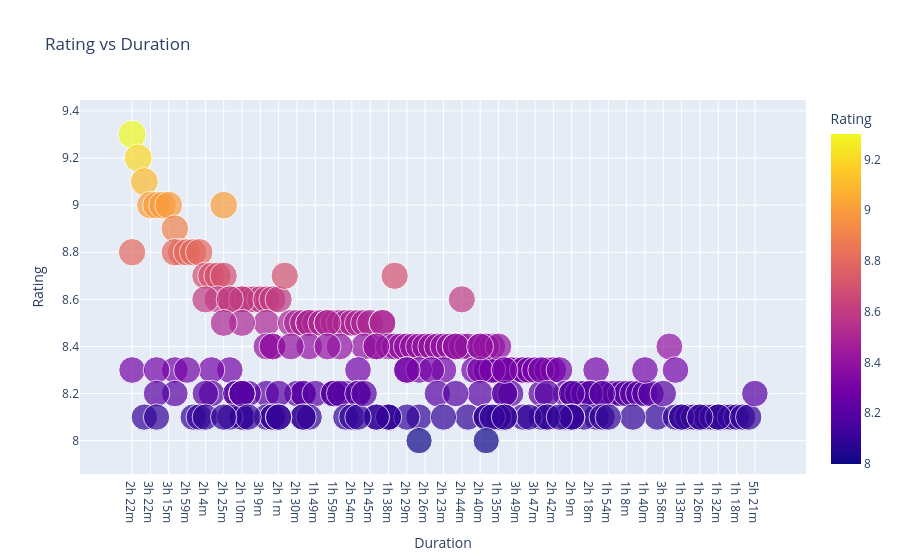

Notebook code for this chart:
### Code cell
fig = px.scatter(
    df,
    x="Duration",
    y="Rating",
    hover_name="Title",
    color="Rating",
    size="Rating",
    title="Rating vs Duration"
)

fig.show()

### Figure 1 — Plotly figure (JSON) as saved in the notebook; plotly's stock layout.template omitted (floating-point values rounded to 4 significant figures; data arrays with more than 128 entries replaced by an {"elided": "..."} marker saying what was removed)
{"data": [{"hovertemplate": "<b>%{hovertext}</b><br><br>Duration=%{x}<br>Rating=%{marker.color}<extra></extra>", "hovertext": {"elided": "250 str values"}, "legendgroup": "", "marker": {"color": {"elided": "250 float values"}, "coloraxis": "coloraxis", "size": {"elided": "250 float values"}, "sizemode": "area", "sizeref": 0.02325, "symbol": "circle"}, "mode": "markers", "name": "", "orientation": "v", "showlegend": false, "type": "scatter", "x": {"elided": "250 str values"}, "xaxis": "x", "y": {"elided": "250 float values"}, "yaxis": "y"}], "layout": {"coloraxis": {"colorbar": {"title": {"text": "Rating"}}, "colorscale": [[0, "#0d0887"], [0.1111, "#46039f"], [0.2222, "#7201a8"], [0.3333, "#9c179e"], [0.4444, "#bd3786"], [0.5556, "#d8576b"], [0.6667, "#ed7953"], [0.7778, "#fb9f3a"], [0.8889, "#fdca26"], [1, "#f0f921"]]}, "legend": {"itemsizing": "constant", "tracegroupgap": 0}, "title": {"text": "Rating vs Duration"}, "xaxis": {"anchor": "y", "domain": [0, 1], "title": {"text": "Duration"}}, "yaxis": {"anchor": "x", "domain": [0, 1], "title": {"text": "Rating"}}}}
